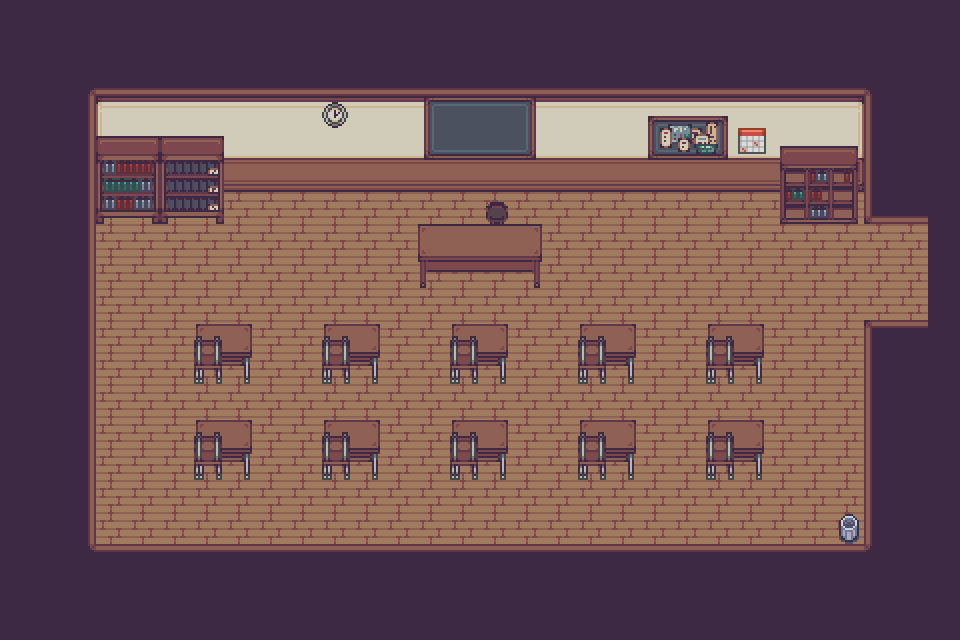

Tiled map render using the project's own tile images. Description and the map definition, with tile-layer contents summarised, below:
An orthogonal 30x20 tile map with 32x32 px tiles, 4 tile layers (Layout, WallFloor, Table, Chair), 2 tilesets and 6 objects (start, notes1, notes2, notes3, notes4, ...).

<map version="1.9" tiledversion="1.9.2" orientation="orthogonal" renderorder="right-down" width="30" height="20" tilewidth="32" tileheight="32" infinite="0" nextlayerid="6" nextobjectid="8">
 <editorsettings>
  <export target="Classroom.tmj" format="json" />
 </editorsettings>
 <tileset firstgid="1" name="tilests32x32" tilewidth="32" tileheight="32" tilecount="1100" columns="50">
  <image source="tilests32x32.png" width="1600" height="704" />
  <tile id="58">
   <properties>
    <property name="wall" type="bool" value="true" />
   </properties>
  </tile>
  <tile id="59">
   <properties>
    <property name="wall" type="bool" value="true" />
   </properties>
  </tile>
  <tile id="60">
   <properties>
    <property name="wall" type="bool" value="true" />
   </properties>
  </tile>
  <tile id="108">
   <properties>
    <property name="wall" type="bool" value="true" />
   </properties>
  </tile>
  <tile id="109">
   <properties>
    <property name="wall" type="bool" value="true" />
   </properties>
  </tile>
  <tile id="110">
   <properties>
    <property name="wall" type="bool" value="true" />
   </properties>
  </tile>
  <tile id="350">
   <properties>
    <property name="layout" type="bool" value="true" />
   </properties>
  </tile>
  <tile id="351">
   <properties>
    <property name="layout" type="bool" value="true" />
   </properties>
  </tile>
  <tile id="352">
   <properties>
    <property name="layout" type="bool" value="true" />
   </properties>
  </tile>
  <tile id="353">
   <properties>
    <property name="layout" type="bool" value="true" />
   </properties>
  </tile>
  <tile id="354">
   <properties>
    <property name="layout" type="bool" value="true" />
   </properties>
  </tile>
  <tile id="364">
   <properties>
    <property name="item" type="bool" value="true" />
   </properties>
  </tile>
  <tile id="365">
   <properties>
    <property name="item" type="bool" value="true" />
   </properties>
  </tile>
  <tile id="400">
   <properties>
    <property name="layout" type="bool" value="true" />
   </properties>
  </tile>
  <tile id="401">
   <properties>
    <property name="layout" type="bool" value="true" />
   </properties>
  </tile>
  <tile id="402">
   <properties>
    <property name="layout" type="bool" value="true" />
   </properties>
  </tile>
  <tile id="403">
   <properties>
    <property name="layout" type="bool" value="true" />
   </properties>
  </tile>
  <tile id="404">
   <properties>
    <property name="layout" type="bool" value="true" />
   </properties>
  </tile>
  <tile id="450">
   <properties>
    <property name="layout" type="bool" value="true" />
   </properties>
  </tile>
  <tile id="451">
   <properties>
    <property name="layout" type="bool" value="true" />
   </properties>
  </tile>
  <tile id="452">
   <properties>
    <property name="layout" type="bool" value="true" />
   </properties>
  </tile>
  <tile id="670">
   <properties>
    <property name="item" type="bool" value="true" />
   </properties>
  </tile>
  <tile id="671">
   <properties>
    <property name="item" type="bool" value="true" />
   </properties>
  </tile>
  <tile id="672">
   <properties>
    <property name="item" type="bool" value="true" />
   </properties>
  </tile>
  <tile id="720">
   <properties>
    <property name="item" type="bool" value="true" />
   </properties>
  </tile>
  <tile id="721">
   <properties>
    <property name="item" type="bool" value="true" />
   </properties>
  </tile>
  <tile id="722">
   <properties>
    <property name="item" type="bool" value="true" />
   </properties>
  </tile>
  <tile id="765">
   <properties>
    <property name="item" type="bool" value="true" />
   </properties>
  </tile>
  <tile id="766">
   <properties>
    <property name="item" type="bool" value="true" />
   </properties>
  </tile>
  <tile id="767">
   <properties>
    <property name="item" type="bool" value="true" />
   </properties>
  </tile>
  <tile id="826">
   <properties>
    <property name="item" type="bool" value="true" />
   </properties>
  </tile>
  <tile id="827">
   <properties>
    <property name="item" type="bool" value="true" />
   </properties>
  </tile>
  <tile id="828">
   <properties>
    <property name="item" type="bool" value="true" />
   </properties>
  </tile>
  <tile id="829">
   <properties>
    <property name="item" type="bool" value="true" />
   </properties>
  </tile>
  <tile id="876">
   <properties>
    <property name="item" type="bool" value="true" />
   </properties>
  </tile>
  <tile id="877">
   <properties>
    <property name="item" type="bool" value="true" />
   </properties>
  </tile>
  <tile id="878">
   <properties>
    <property name="item" type="bool" value="true" />
   </properties>
  </tile>
  <tile id="879">
   <properties>
    <property name="item" type="bool" value="true" />
   </properties>
  </tile>
  <tile id="1034">
   <properties>
    <property name="item" type="bool" value="true" />
   </properties>
  </tile>
  <tile id="1084">
   <properties>
    <property name="item" type="bool" value="true" />
   </properties>
  </tile>
 </tileset>
 <tileset firstgid="1101" name="school_tileset" tilewidth="32" tileheight="32" tilecount="352" columns="8">
  <image source="school_tileset.png" width="256" height="1408" />
  <tile id="22">
   <properties>
    <property name="item" type="bool" value="true" />
   </properties>
  </tile>
 </tileset>
 <layer id="1" name="Layout" width="30" height="20">
  <data>[600 cells, 258 non-empty, 11 distinct tile ids]</data>
 </layer>
 <layer id="2" name="WallFloor" width="30" height="20">
  <data>[600 cells, 342 non-empty, 11 distinct tile ids]</data>
 </layer>
 <layer id="4" name="Table" width="30" height="20">
  <data>[600 cells, 43 non-empty, 7 distinct tile ids]</data>
 </layer>
 <layer id="3" name="Chair" width="30" height="20">
  <data>[600 cells, 65 non-empty, 40 distinct tile ids]</data>
 </layer>
 <objectgroup id="5" name="ObjectLayer">
  <object id="1" name="start" x="832.68" y="290.21">
   <point />
  </object>
  <object id="3" name="notes1" x="240.353" y="281.281">
   <point />
  </object>
  <object id="4" name="notes2" x="814.076" y="463.592">
   <point />
  </object>
  <object id="5" name="notes3" x="146.593" y="390.667">
   <point />
  </object>
  <object id="6" name="notes4" x="413.735" y="393.644">
   <point />
  </object>
  <object id="7" name="notes5" x="575.955" y="237.377">
   <point />
  </object>
 </objectgroup>
</map>
